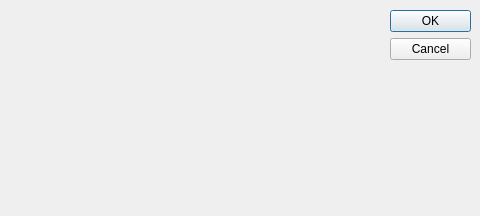
<?xml version="1.0" encoding="UTF-8"?>
<ui version="4.0">
 <class>edirsponsor</class>
 <widget class="QDialog" name="edirsponsor">
  <property name="geometry">
   <rect>
    <x>0</x>
    <y>0</y>
    <width>480</width>
    <height>216</height>
   </rect>
  </property>
  <property name="windowTitle">
   <string>Dialog</string>
  </property>
  <widget class="QDialogButtonBox" name="buttonBox">
   <property name="geometry">
    <rect>
     <x>390</x>
     <y>10</y>
     <width>81</width>
     <height>621</height>
    </rect>
   </property>
   <property name="orientation">
    <enum>Qt::Vertical</enum>
   </property>
   <property name="standardButtons">
    <set>QDialogButtonBox::Cancel|QDialogButtonBox::Ok</set>
   </property>
  </widget>
 </widget>
 <resources/>
 <connections>
  <connection>
   <sender>buttonBox</sender>
   <signal>accepted()</signal>
   <receiver>edirsponsor</receiver>
   <slot>accept()</slot>
   <hints>
    <hint type="sourcelabel">
     <x>248</x>
     <y>254</y>
    </hint>
    <hint type="destinationlabel">
     <x>157</x>
     <y>274</y>
    </hint>
   </hints>
  </connection>
  <connection>
   <sender>buttonBox</sender>
   <signal>rejected()</signal>
   <receiver>edirsponsor</receiver>
   <slot>reject()</slot>
   <hints>
    <hint type="sourcelabel">
     <x>316</x>
     <y>260</y>
    </hint>
    <hint type="destinationlabel">
     <x>286</x>
     <y>274</y>
    </hint>
   </hints>
  </connection>
 </connections>
</ui>
